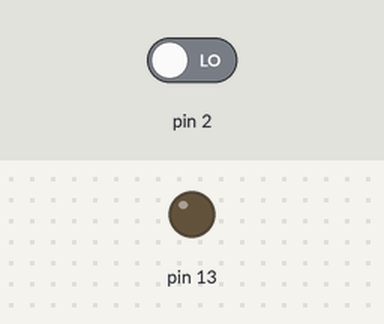
This sketch was run on a simulated Arduino Uno, built with avr-gcc and run on an emulated ATmega328P. On the bench: output pins drawn as LEDs (lit = HIGH). Inputs (shaded band) come from the test bench; at power-on: pin 2 LOW.

Above: at 1.2 s.
1.3 s: pin 2 driven HIGH
At 2.3 s:
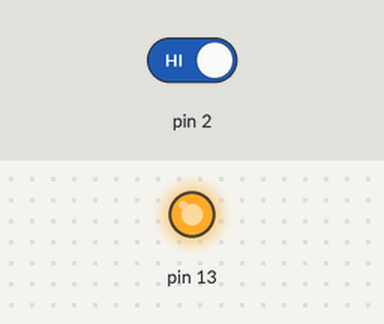
2.8 s: pin 2 driven LOW
At 3.5 s:
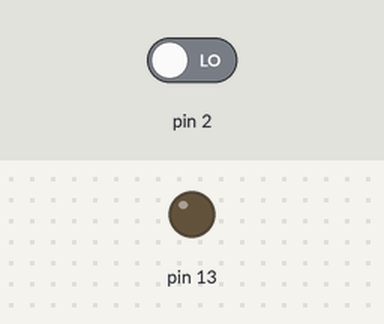
Timing chart, 0 to 5.8 s (numbered marks = the images above; inputs shaded):
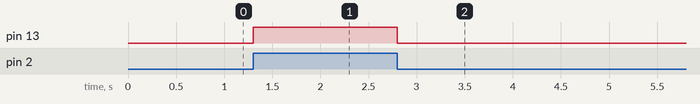

Measured:
- after the input at 1.3 s, pin 13: LOW → HIGH at once
- after the input at 2.8 s, pin 13: HIGH → LOW at once

The sketch:

mirror_in.ino
```cpp
/*
  Mirrors an input signal with the LED
 */

// the setup routine runs once when you press reset:
void setup() {
  pinMode(13, OUTPUT);
  pinMode(2, INPUT);
}

int val = 0;

// the loop routine runs over and over again forever:
void loop() {
  int val = digitalRead(2);
  if (val > 0) {
    digitalWrite(13, HIGH);
  } else {
    digitalWrite(13, LOW);
  }
}
```
